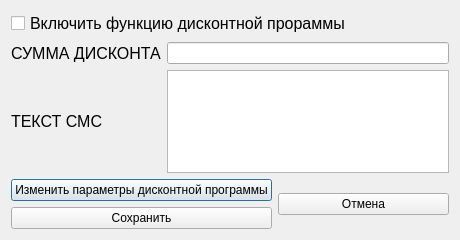
<?xml version="1.0" encoding="UTF-8"?>
<ui version="4.0">
 <class>PoliticDiscont</class>
 <widget class="QDialog" name="PoliticDiscont">
  <property name="geometry">
   <rect>
    <x>0</x>
    <y>0</y>
    <width>460</width>
    <height>240</height>
   </rect>
  </property>
  <property name="minimumSize">
   <size>
    <width>460</width>
    <height>240</height>
   </size>
  </property>
  <property name="windowTitle">
   <string>Настрока политики дисконта</string>
  </property>
  <layout class="QVBoxLayout" name="verticalLayout_3">
   <item>
    <widget class="QCheckBox" name="checkBox">
     <property name="font">
      <font>
       <family>Tahoma</family>
       <pointsize>12</pointsize>
      </font>
     </property>
     <property name="text">
      <string>Включить функцию дисконтной прораммы</string>
     </property>
    </widget>
   </item>
   <item>
    <layout class="QVBoxLayout" name="verticalLayout">
     <item>
      <layout class="QGridLayout" name="gridLayout">
       <item row="1" column="1">
        <widget class="QLineEdit" name="summaDiscont"/>
       </item>
       <item row="1" column="0">
        <widget class="QLabel" name="label">
         <property name="font">
          <font>
           <family>Tahoma</family>
           <pointsize>12</pointsize>
          </font>
         </property>
         <property name="text">
          <string>СУММА ДИСКОНТА</string>
         </property>
        </widget>
       </item>
       <item row="2" column="0">
        <widget class="QLabel" name="label_2">
         <property name="font">
          <font>
           <family>Tahoma</family>
           <pointsize>12</pointsize>
          </font>
         </property>
         <property name="text">
          <string>ТЕКСТ СМС</string>
         </property>
        </widget>
       </item>
       <item row="2" column="1">
        <widget class="QTextEdit" name="textSMS"/>
       </item>
      </layout>
     </item>
     <item>
      <layout class="QHBoxLayout" name="horizontalLayout">
       <item>
        <layout class="QVBoxLayout" name="verticalLayout_2">
         <item>
          <widget class="QPushButton" name="changeButton">
           <property name="text">
            <string>Изменить параметры дисконтной программы</string>
           </property>
          </widget>
         </item>
         <item>
          <widget class="QPushButton" name="saveButton_3">
           <property name="text">
            <string>Сохранить</string>
           </property>
          </widget>
         </item>
        </layout>
       </item>
       <item>
        <widget class="QPushButton" name="cancelButton_2">
         <property name="text">
          <string>Отмена</string>
         </property>
        </widget>
       </item>
      </layout>
     </item>
    </layout>
   </item>
  </layout>
 </widget>
 <resources/>
 <connections/>
</ui>
